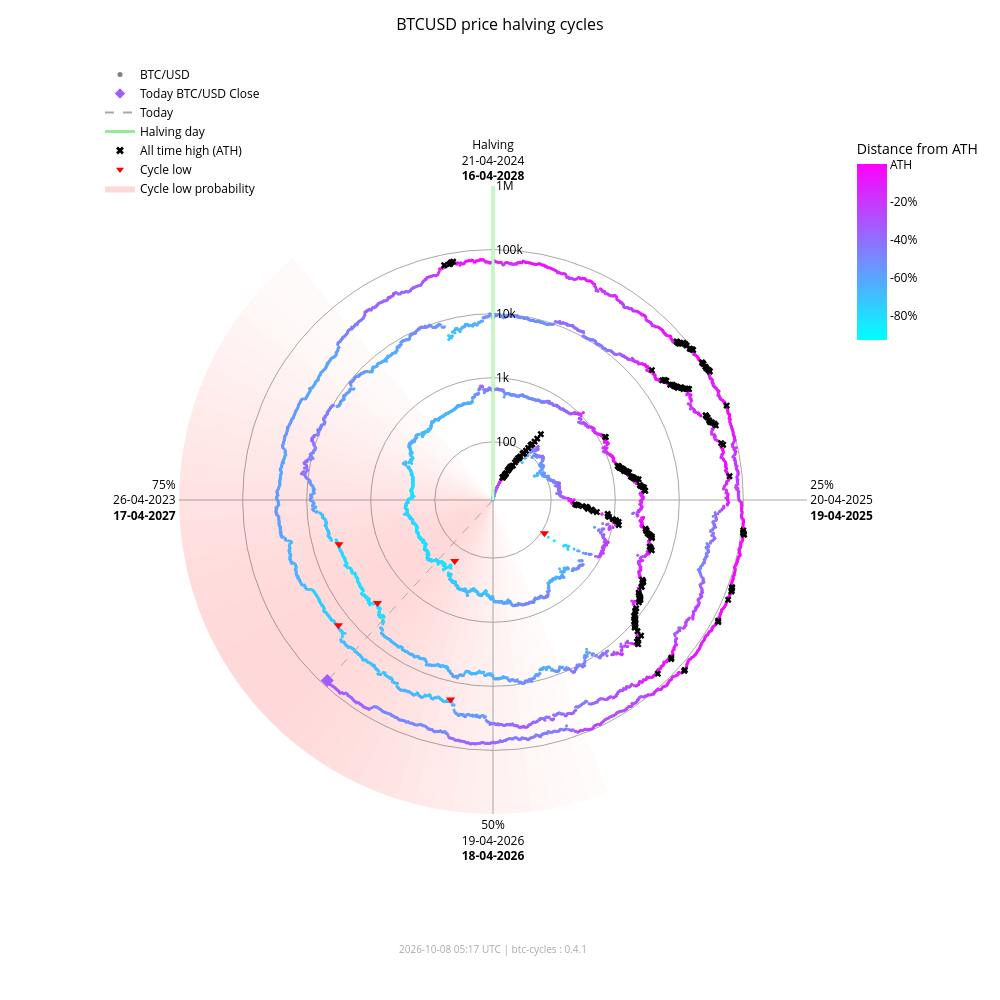

Here is the notebook cell this chart was saved with:
### Markdown cell above
### Interactive chart (plotly)

### Code cell
fig_interactive = btc.plot(
    kind="interactive",
    from_date="2012-11-28",
)
# plotly config for interactivity
config = {"scrollZoom": True, "displayModeBar": True}
# display in notebook
fig_interactive.show(config=config)

### Figure 1 — Plotly figure (JSON) as saved in the notebook; plotly's stock layout.template omitted (floating-point values rounded to 4 significant figures; data arrays with more than 128 entries replaced by an {"elided": "..."} marker saying what was removed)
{"data": [{"fill": "toself", "fillcolor": "rgba(255,0,0,0.017168280509461755)", "hoverinfo": "skip", "line": {"width": 0}, "mode": "lines", "r": [12.35, 1000000, 1000000, 12.35, 12.35], "showlegend": false, "theta": [158.4, 158.4, 162.0, 162.0, 158.4], "type": "scatterpolar"}, {"fill": "toself", "fillcolor": "rgba(255,0,0,0.022114794501891175)", "hoverinfo": "skip", "line": {"width": 0}, "mode": "lines", "r": [12.35, 1000000, 1000000, 12.35, 12.35], "showlegend": false, "theta": [162.0, 162.0, 165.6, 165.6, 162.0], "type": "scatterpolar"}, {"fill": "toself", "fillcolor": "rgba(255,0,0,0.02790404259511669)", "hoverinfo": "skip", "line": {"width": 0}, "mode": "lines", "r": [12.35, 1000000, 1000000, 12.35, 12.35], "showlegend": false, "theta": [165.6, 165.6, 169.2, 169.2, 165.6], "type": "scatterpolar"}, {"fill": "toself", "fillcolor": "rgba(255,0,0,0.034518294852420334)", "hoverinfo": "skip", "line": {"width": 0}, "mode": "lines", "r": [12.35, 1000000, 1000000, 12.35, 12.35], "showlegend": false, "theta": [169.2, 169.2, 172.8, 172.8, 169.2], "type": "scatterpolar"}, {"fill": "toself", "fillcolor": "rgba(255,0,0,0.041901979682821514)", "hoverinfo": "skip", "line": {"width": 0}, "mode": "lines", "r": [12.35, 1000000, 1000000, 12.35, 12.35], "showlegend": false, "theta": [172.8, 172.8, 176.4, 176.4, 172.8], "type": "scatterpolar"}, {"fill": "toself", "fillcolor": "rgba(255,0,0,0.04996405861294358)", "hoverinfo": "skip", "line": {"width": 0}, "mode": "lines", "r": [12.35, 1000000, 1000000, 12.35, 12.35], "showlegend": false, "theta": [176.4, 176.4, 180.0, 180.0, 176.4], "type": "scatterpolar"}, {"fill": "toself", "fillcolor": "rgba(255,0,0,0.05858349692240514)", "hoverinfo": "skip", "line": {"width": 0}, "mode": "lines", "r": [12.35, 1000000, 1000000, 12.35, 12.35], "showlegend": false, "theta": [180.0, 180.0, 183.6, 183.6, 180.0], "type": "scatterpolar"}, {"fill": "toself", "fillcolor": "rgba(255,0,0,0.06761662035375064)", "hoverinfo": "skip", "line": {"width": 0}, "mode": "lines", "r": [12.35, 1000000, 1000000, 12.35, 12.35], "showlegend": false, "theta": [183.6, 183.6, 187.2, 187.2, 183.6], "type": "scatterpolar"}, {"fill": "toself", "fillcolor": "rgba(255,0,0,0.07690481219944661)", "hoverinfo": "skip", "line": {"width": 0}, "mode": "lines", "r": [12.35, 1000000, 1000000, 12.35, 12.35], "showlegend": false, "theta": [187.2, 187.2, 190.8, 190.8, 187.2], "type": "scatterpolar"}, {"fill": "toself", "fillcolor": "rgba(255,0,0,0.08628112000611096)", "hoverinfo": "skip", "line": {"width": 0}, "mode": "lines", "r": [12.35, 1000000, 1000000, 12.35, 12.35], "showlegend": false, "theta": [190.8, 190.8, 194.4, 194.4, 190.8], "type": "scatterpolar"}, {"fill": "toself", "fillcolor": "rgba(255,0,0,0.09557490841018089)", "hoverinfo": "skip", "line": {"width": 0}, "mode": "lines", "r": [12.35, 1000000, 1000000, 12.35, 12.35], "showlegend": false, "theta": [194.4, 194.4, 198.0, 198.0, 194.4], "type": "scatterpolar"}, {"fill": "toself", "fillcolor": "rgba(255,0,0,0.10461455782963762)", "hoverinfo": "skip", "line": {"width": 0}, "mode": "lines", "r": [12.35, 1000000, 1000000, 12.35, 12.35], "showlegend": false, "theta": [198.0, 198.0, 201.6, 201.6, 198.0], "type": "scatterpolar"}, {"fill": "toself", "fillcolor": "rgba(255,0,0,0.11322908719652829)", "hoverinfo": "skip", "line": {"width": 0}, "mode": "lines", "r": [12.35, 1000000, 1000000, 12.35, 12.35], "showlegend": false, "theta": [201.6, 201.6, 205.2, 205.2, 201.6], "type": "scatterpolar"}, {"fill": "toself", "fillcolor": "rgba(255,0,0,0.12125015337052986)", "hoverinfo": "skip", "line": {"width": 0}, "mode": "lines", "r": [12.35, 1000000, 1000000, 12.35, 12.35], "showlegend": false, "theta": [205.2, 205.2, 208.8, 208.8, 205.2], "type": "scatterpolar"}, {"fill": "toself", "fillcolor": "rgba(255,0,0,0.12851590515331976)", "hoverinfo": "skip", "line": {"width": 0}, "mode": "lines", "r": [12.35, 1000000, 1000000, 12.35, 12.35], "showlegend": false, "theta": [208.8, 208.8, 212.4, 212.4, 208.8], "type": "scatterpolar"}, {"fill": "toself", "fillcolor": "rgba(255,0,0,0.13487757461161184)", "hoverinfo": "skip", "line": {"width": 0}, "mode": "lines", "r": [12.35, 1000000, 1000000, 12.35, 12.35], "showlegend": false, "theta": [212.4, 212.4, 216.0, 216.0, 212.4], "type": "scatterpolar"}, {"fill": "toself", "fillcolor": "rgba(255,0,0,0.14020862181849592)", "hoverinfo": "skip", "line": {"width": 0}, "mode": "lines", "r": [12.35, 1000000, 1000000, 12.35, 12.35], "showlegend": false, "theta": [216.0, 216.0, 219.6, 219.6, 216.0], "type": "scatterpolar"}, {"fill": "toself", "fillcolor": "rgba(255,0,0,0.14441504950654527)", "hoverinfo": "skip", "line": {"width": 0}, "mode": "lines", "r": [12.35, 1000000, 1000000, 12.35, 12.35], "showlegend": false, "theta": [219.6, 219.6, 223.2, 223.2, 219.6], "type": "scatterpolar"}, {"fill": "toself", "fillcolor": "rgba(255,0,0,0.14744459351271713)", "hoverinfo": "skip", "line": {"width": 0}, "mode": "lines", "r": [12.35, 1000000, 1000000, 12.35, 12.35], "showlegend": false, "theta": [223.2, 223.2, 226.8, 226.8, 223.2], "type": "scatterpolar"}, {"fill": "toself", "fillcolor": "rgba(255,0,0,0.14929223192296423)", "hoverinfo": "skip", "line": {"width": 0}, "mode": "lines", "r": [12.35, 1000000, 1000000, 12.35, 12.35], "showlegend": false, "theta": [226.8, 226.8, 230.4, 230.4, 226.8], "type": "scatterpolar"}, {"fill": "toself", "fillcolor": "rgba(255,0,0,0.15)", "hoverinfo": "skip", "line": {"width": 0}, "mode": "lines", "r": [12.35, 1000000, 1000000, 12.35, 12.35], "showlegend": false, "theta": [230.4, 230.4, 234.0, 234.0, 230.4], "type": "scatterpolar"}, {"fill": "toself", "fillcolor": "rgba(255,0,0,0.14965033825231114)", "hoverinfo": "skip", "line": {"width": 0}, "mode": "lines", "r": [12.35, 1000000, 1000000, 12.35, 12.35], "showlegend": false, "theta": [234.0, 234.0, 237.6, 237.6, 234.0], "type": "scatterpolar"}, {"fill": "toself", "fillcolor": "rgba(255,0,0,0.14835378057909807)", "hoverinfo": "skip", "line": {"width": 0}, "mode": "lines", "r": [12.35, 1000000, 1000000, 12.35, 12.35], "showlegend": false, "theta": [237.6, 237.6, 241.2, 241.2, 237.6], "type": "scatterpolar"}, {"fill": "toself", "fillcolor": "rgba(255,0,0,0.14623322283554635)", "hoverinfo": "skip", "line": {"width": 0}, "mode": "lines", "r": [12.35, 1000000, 1000000, 12.35, 12.35], "showlegend": false, "theta": [241.2, 241.2, 244.8, 244.8, 241.2], "type": "scatterpolar"}, {"fill": "toself", "fillcolor": "rgba(255,0,0,0.1434078538226231)", "hoverinfo": "skip", "line": {"width": 0}, "mode": "lines", "r": [12.35, 1000000, 1000000, 12.35, 12.35], "showlegend": false, "theta": [244.8, 244.8, 248.4, 248.4, 244.8], "type": "scatterpolar"}, {"fill": "toself", "fillcolor": "rgba(255,0,0,0.13997983179373427)", "hoverinfo": "skip", "line": {"width": 0}, "mode": "lines", "r": [12.35, 1000000, 1000000, 12.35, 12.35], "showlegend": false, "theta": [248.4, 248.4, 252.0, 252.0, 248.4], "type": "scatterpolar"}, {"fill": "toself", "fillcolor": "rgba(255,0,0,0.13602598258454268)", "hoverinfo": "skip", "line": {"width": 0}, "mode": "lines", "r": [12.35, 1000000, 1000000, 12.35, 12.35], "showlegend": false, "theta": [252.0, 252.0, 255.6, 255.6, 252.0], "type": "scatterpolar"}, {"fill": "toself", "fillcolor": "rgba(255,0,0,0.13159547355344953)", "hoverinfo": "skip", "line": {"width": 0}, "mode": "lines", "r": [12.35, 1000000, 1000000, 12.35, 12.35], "showlegend": false, "theta": [255.6, 255.6, 259.2, 259.2, 255.6], "type": "scatterpolar"}, {"fill": "toself", "fillcolor": "rgba(255,0,0,0.12671301775492697)", "hoverinfo": "skip", "line": {"width": 0}, "mode": "lines", "r": [12.35, 1000000, 1000000, 12.35, 12.35], "showlegend": false, "theta": [259.2, 259.2, 262.8, 262.8, 259.2], "type": "scatterpolar"}, {"fill": "toself", "fillcolor": "rgba(255,0,0,0.12138610149219965)", "hoverinfo": "skip", "line": {"width": 0}, "mode": "lines", "r": [12.35, 1000000, 1000000, 12.35, 12.35], "showlegend": false, "theta": [262.8, 262.8, 266.4, 266.4, 262.8], "type": "scatterpolar"}, {"fill": "toself", "fillcolor": "rgba(255,0,0,0.1156142551644921)", "hoverinfo": "skip", "line": {"width": 0}, "mode": "lines", "r": [12.35, 1000000, 1000000, 12.35, 12.35], "showlegend": false, "theta": [266.4, 266.4, 270.0, 270.0, 266.4], "type": "scatterpolar"}, {"fill": "toself", "fillcolor": "rgba(255,0,0,0.10939851441251548)", "hoverinfo": "skip", "line": {"width": 0}, "mode": "lines", "r": [12.35, 1000000, 1000000, 12.35, 12.35], "showlegend": false, "theta": [270.0, 270.0, 273.6, 273.6, 270.0], "type": "scatterpolar"}, {"fill": "toself", "fillcolor": "rgba(255,0,0,0.10274974912946185)", "hoverinfo": "skip", "line": {"width": 0}, "mode": "lines", "r": [12.35, 1000000, 1000000, 12.35, 12.35], "showlegend": false, "theta": [273.6, 273.6, 277.2, 277.2, 273.6], "type": "scatterpolar"}, {"fill": "toself", "fillcolor": "rgba(255,0,0,0.09569517349791425)", "hoverinfo": "skip", "line": {"width": 0}, "mode": "lines", "r": [12.35, 1000000, 1000000, 12.35, 12.35], "showlegend": false, "theta": [277.2, 277.2, 280.8, 280.8, 277.2], "type": "scatterpolar"}, {"fill": "toself", "fillcolor": "rgba(255,0,0,0.08828282625646727)", "hoverinfo": "skip", "line": {"width": 0}, "mode": "lines", "r": [12.35, 1000000, 1000000, 12.35, 12.35], "showlegend": false, "theta": [280.8, 280.8, 284.4, 284.4, 280.8], "type": "scatterpolar"}, {"fill": "toself", "fillcolor": "rgba(255,0,0,0.08058400018765345)", "hoverinfo": "skip", "line": {"width": 0}, "mode": "lines", "r": [12.35, 1000000, 1000000, 12.35, 12.35], "showlegend": false, "theta": [284.4, 284.4, 288.0, 288.0, 284.4], "type": "scatterpolar"}, {"fill": "toself", "fillcolor": "rgba(255,0,0,0.07269354608292704)", "hoverinfo": "skip", "line": {"width": 0}, "mode": "lines", "r": [12.35, 1000000, 1000000, 12.35, 12.35], "showlegend": false, "theta": [288.0, 288.0, 291.6, 291.6, 288.0], "type": "scatterpolar"}, {"fill": "toself", "fillcolor": "rgba(255,0,0,0.06472784449068783)", "hoverinfo": "skip", "line": {"width": 0}, "mode": "lines", "r": [12.35, 1000000, 1000000, 12.35, 12.35], "showlegend": false, "theta": [291.6, 291.6, 295.2, 295.2, 291.6], "type": "scatterpolar"}, {"fill": "toself", "fillcolor": "rgba(255,0,0,0.05682021976743955)", "hoverinfo": "skip", "line": {"width": 0}, "mode": "lines", "r": [12.35, 1000000, 1000000, 12.35, 12.35], "showlegend": false, "theta": [295.2, 295.2, 298.8, 298.8, 295.2], "type": "scatterpolar"}, {"fill": "toself", "fillcolor": "rgba(255,0,0,0.04911378436707333)", "hoverinfo": "skip", "line": {"width": 0}, "mode": "lines", "r": [12.35, 1000000, 1000000, 12.35, 12.35], "showlegend": false, "theta": [298.8, 298.8, 302.4, 302.4, 298.8], "type": "scatterpolar"}, {"fill": "toself", "fillcolor": "rgba(255,0,0,0.04175213714896469)", "hoverinfo": "skip", "line": {"width": 0}, "mode": "lines", "r": [12.35, 1000000, 1000000, 12.35, 12.35], "showlegend": false, "theta": [302.4, 302.4, 306.0, 306.0, 302.4], "type": "scatterpolar"}, {"fill": "toself", "fillcolor": "rgba(255,0,0,0.034868865657538876)", "hoverinfo": "skip", "line": {"width": 0}, "mode": "lines", "r": [12.35, 1000000, 1000000, 12.35, 12.35], "showlegend": false, "theta": [306.0, 306.0, 309.6, 309.6, 306.0], "type": "scatterpolar"}, {"fill": "toself", "fillcolor": "rgba(255,0,0,0.02857722515334582)", "hoverinfo": "skip", "line": {"width": 0}, "mode": "lines", "r": [12.35, 1000000, 1000000, 12.35, 12.35], "showlegend": false, "theta": [309.6, 309.6, 313.2, 313.2, 309.6], "type": "scatterpolar"}, {"fill": "toself", "fillcolor": "rgba(255,0,0,0.022961515313555197)", "hoverinfo": "skip", "line": {"width": 0}, "mode": "lines", "r": [12.35, 1000000, 1000000, 12.35, 12.35], "showlegend": false, "theta": [313.2, 313.2, 316.8, 316.8, 313.2], "type": "scatterpolar"}, {"fill": "toself", "fillcolor": "rgba(255,0,0,0.01807146942917362)", "hoverinfo": "skip", "line": {"width": 0}, "mode": "lines", "r": [12.35, 1000000, 1000000, 12.35, 12.35], "showlegend": false, "theta": [316.8, 316.8, 320.4, 320.4, 316.8], "type": "scatterpolar"}, {"hoverinfo": "text", "marker": {"color": {"elided": "5063 str values"}, "size": 3}, "mode": "markers", "r": {"elided": "5063 float values"}, "showlegend": false, "text": {"elided": "5063 str values"}, "theta": {"elided": "5063 float values"}, "type": "scatterpolar"}, {"hoverinfo": "skip", "line": {"color": "lightgreen", "width": 3}, "mode": "lines", "r": [12.35, 1000000], "showlegend": false, "theta": [0, 0], "type": "scatterpolar"}, {"hoverinfo": "skip", "line": {"color": "darkgrey", "dash": "dash", "width": 1}, "mode": "lines", "r": [12.35, 82750.0], "showlegend": false, "theta": [222.5, 222.5], "type": "scatterpolar"}, {"hoverinfo": "text", "marker": {"color": "#a35cff", "size": 10, "symbol": "diamond"}, "mode": "markers", "r": [82750.0], "showlegend": false, "text": ["Today<br>Date: 2026-10-08<br>Price: $82,748.85"], "theta": [222.5], "type": "scatterpolar"}, {"hoverinfo": "text", "marker": {"color": "black", "size": 6, "symbol": "x"}, "mode": "markers", "r": {"elided": "195 float values"}, "showlegend": false, "text": {"elided": "195 str values"}, "theta": {"elided": "195 float values"}, "type": "scatterpolar"}, {"hoverinfo": "text", "marker": {"color": "red", "size": 8, "symbol": "triangle-down"}, "mode": "markers", "r": [111.6, 164.9, 3233.0, 3925.0, 18950.0, 15760.0], "showlegend": false, "text": ["Cycle Low<br>Date: 2014-02-21<br>Price: $111.56<br>ATH distance: -91.0%", "Cycle Low<br>Date: 2015-01-14<br>Price: $164.92<br>ATH distance: -86.7%", "Cycle Low<br>Date: 2018-12-15<br>Price: $3,232.51<br>ATH distance: -83.3%", "Cycle Low<br>Date: 2019-03-25<br>Price: $3,924.55<br>ATH distance: -79.7%", "Cycle Low<br>Date: 2022-06-18<br>Price: $18,954.25<br>ATH distance: -71.9%", "Cycle Low<br>Date: 2022-11-21<br>Price: $15,760.19<br>ATH distance: -76.7%"], "theta": [122.8, 212.1, 228.3, 254.0, 192.0, 231.0], "type": "scatterpolar"}, {"marker": {"color": "grey", "size": 5}, "mode": "markers", "name": "BTC/USD", "r": [null], "theta": [null], "type": "scatterpolar"}, {"marker": {"color": "#a35cff", "size": 8, "symbol": "diamond"}, "mode": "markers", "name": "Today BTC/USD Close", "r": [null], "theta": [null], "type": "scatterpolar"}, {"line": {"color": "darkgrey", "dash": "dash"}, "mode": "lines", "name": "Today", "r": [null], "theta": [null], "type": "scatterpolar"}, {"line": {"color": "lightgreen", "width": 3}, "mode": "lines", "name": "Halving day", "r": [null], "theta": [null], "type": "scatterpolar"}, {"marker": {"color": "black", "size": 7, "symbol": "x"}, "mode": "markers", "name": "All time high (ATH)", "r": [null], "theta": [null], "type": "scatterpolar"}, {"marker": {"color": "red", "size": 7, "symbol": "triangle-down"}, "mode": "markers", "name": "Cycle low", "r": [null], "theta": [null], "type": "scatterpolar"}, {"fill": "toself", "fillcolor": "rgba(255,0,0,0.15)", "line": {"width": 0}, "mode": "lines", "name": "Cycle low probability", "r": [null], "theta": [null], "type": "scatterpolar"}, {"hoverinfo": "skip", "marker": {"cmax": 0, "cmin": -0.9307, "color": [0], "colorbar": {"len": 0.25, "ticktext": ["ATH", "-20%", "-40%", "-60%", "-80%", "-100%"], "tickvals": [0, -0.2, -0.4, -0.6, -0.8, -1.0], "title": {"text": "Distance from ATH"}, "x": 0.95, "y": 0.92, "yanchor": "top"}, "colorscale": {"elided": "256x2 mixed values"}, "showscale": true, "size": 0}, "mode": "markers", "r": [null], "showlegend": false, "theta": [null], "type": "scatterpolar"}], "layout": {"annotations": [{"font": {"color": "darkgrey", "size": 10}, "showarrow": false, "text": "2026-10-08 05:17 UTC | btc-cycles : 0.4.1", "x": 0.5, "xref": "paper", "y": -0.02, "yref": "paper"}], "font": {"color": "black"}, "height": 1000, "legend": {"bgcolor": "rgba(0,0,0,0)", "font": {"color": "black"}, "x": 0.0, "y": 1.0}, "margin": {"b": 60, "l": 100, "r": 80, "t": 60}, "paper_bgcolor": "white", "plot_bgcolor": "white", "polar": {"angularaxis": {"color": "black", "direction": "clockwise", "gridcolor": "darkgrey", "rotation": 90, "ticktext": ["Halving<br>21-04-2024<br><b>16-04-2028</b>", "25%<br>20-04-2025<br><b>19-04-2025</b>", "50%<br>19-04-2026<br><b>18-04-2026</b>", "75%<br>26-04-2023<br><b>17-04-2027</b>"], "tickvals": [0, 90, 180, 270]}, "bgcolor": "white", "domain": {"x": [0.1, 0.9], "y": [0.05, 0.95]}, "radialaxis": {"angle": 90, "color": "black", "gridcolor": "darkgrey", "range": [1.092, 6.0], "tickangle": 90, "ticktext": ["100", "1k", "10k", "100k", "1M"], "tickvals": [100, 1000, 10000, 100000, 1000000], "type": "log"}}, "title": {"font": {"color": "black", "size": 16}, "text": "BTCUSD price halving cycles", "x": 0.5}, "width": 1000}}
